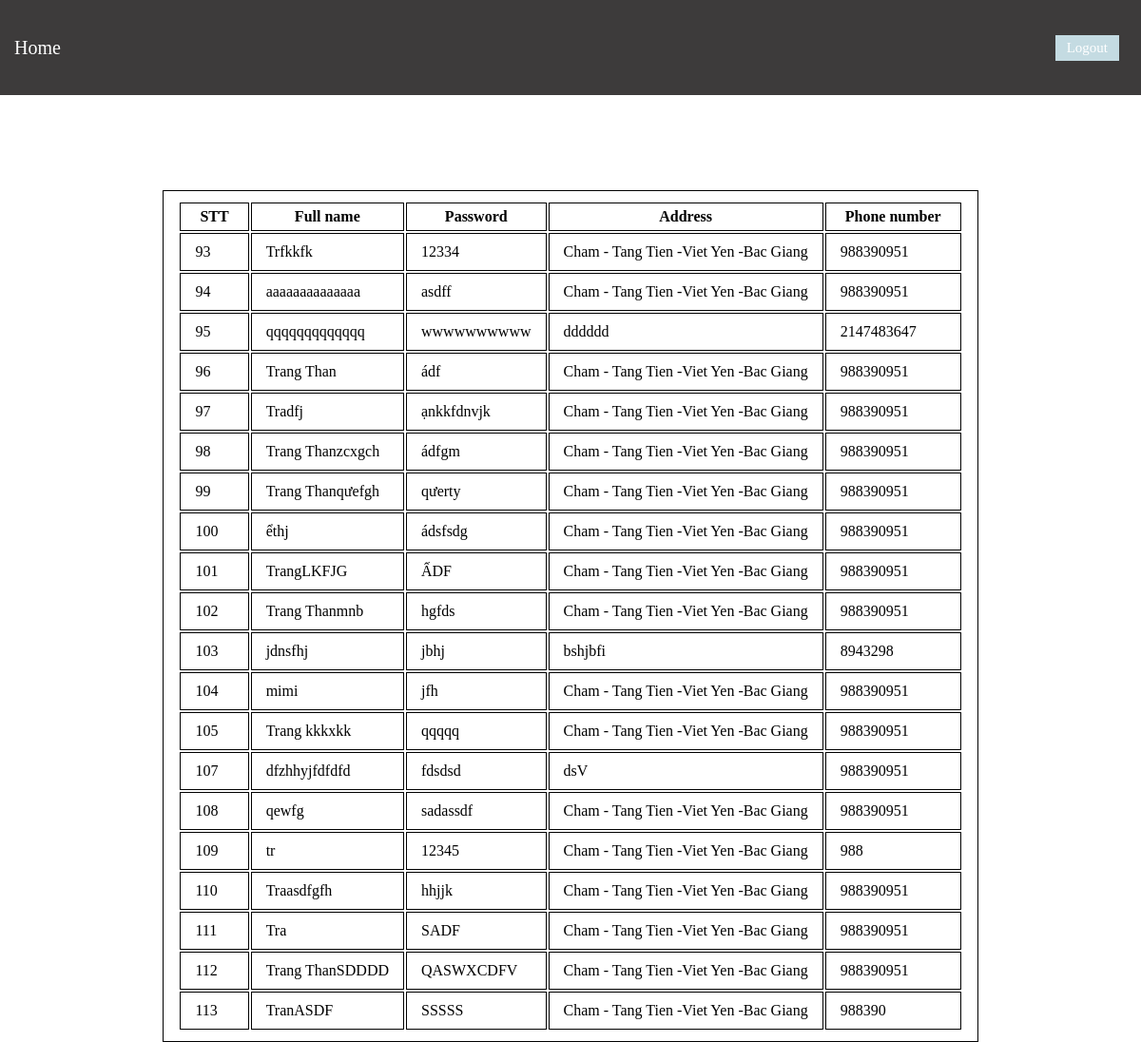
Screenshot of /?action=tableCustomer (signed in) with the database file from the repository.
### tables this page shows
CREATE TABLE `information` (
  `id` int(10) NOT NULL,
  `fullname` varchar(50) NOT NULL,
  `address` varchar(100) NOT NULL,
  `phonenumber` int(10) NOT NULL,
  `password` varchar(10) NOT NULL,
  `level` int(1) NOT NULL
);

### index.php (called while the page is built)
<?php
	include_once 'Controller/controller.php';
	$controller = new Controller();
	$controller->View();

### model/model.php (called while the page is built, shortened)
<?php
class BaseModel{
    private $str_connect;
    public function connectDB(){
        $this->str_connect = new mysqli('localhost','root','','dbcustomer');
        mysqli_set_charset($this->str_connect,'utf8');
    }
    public function Select(){
        $str = 'SELECT *FROM `information`';
        $result = $this->str_connect->query($str);
        if($result->num_rows == 0){
            $data = 0;
        }
        else{
            while ($row = $result->fetch_assoc()) {
                $data[] = $row;
            }
        }
        return $data;
    }
}

### view/tableCustomer.php (the view, shortened to what this page needs)
<?php include_once 'HomePage.php'?>
</head>
</head>
<body>
	<div class="section-container">
		<div class="content content1">
			<table>
				<thead>
					<tr>
						<th>STT</th>
						<th>Full name</th>
						<th>Password</th>
						<th>Address</th>
						<th>Phone number</th>
					</tr>
				</thead>
				<?php
					foreach($data as $item){
				?>
				<tbody>
					<tr>
						<td><?php echo $item['id']; ?></td>
						<td><?php echo $item['fullname']; ?></td>
						<td><?php echo $item['password'];?></td>
						<td><?php echo $item['address']; ?></td>
						<td><?php echo $item['phonenumber']; ?></td>
					</tr>
					<?php } ?>
				</tbody>
			</table>
		</div>
	</div>
</body>
</html>

### view/css/css.css (style rules this page uses)
* { margin: 0; padding: 0; box-sizing: border-box; }
.section-container { display: flex; justify-content: center; padding-top: 100px; }
.content,.box { max-width: 350px; width: 100%; }
.content1 th { padding: 5px 20px; }
.content1 { display: flex; justify-content: center; max-width: 1170px; width: 100%; }
table, table th, table td { border: 1px solid black; padding: 10px 15px; }

### rows the page displays
information: id "93", fullname "Trfkkfk", password "12334", address "Cham - Tang Tien -Viet Yen -Bac Giang", phonenumber "988390951"
information: id "94", fullname "aaaaaaaaaaaaaa", password "asdff", address "Cham - Tang Tien -Viet Yen -Bac Giang", phonenumber "988390951"
information: id "95", fullname "qqqqqqqqqqqqq", password "wwwwwwwwww", address "dddddd", phonenumber "2147483647"
information: id "96", fullname "Trang Than", password "ádf", address "Cham - Tang Tien -Viet Yen -Bac Giang", phonenumber "988390951"
information: id "97", fullname "Tradfj", password "ạnkkfdnvjk", address "Cham - Tang Tien -Viet Yen -Bac Giang", phonenumber "988390951"
information: id "98", fullname "Trang Thanzcxgch", password "ádfgm", address "Cham - Tang Tien -Viet Yen -Bac Giang", phonenumber "988390951"
information: id "99", fullname "Trang Thanqưefgh", password "qưerty", address "Cham - Tang Tien -Viet Yen -Bac Giang", phonenumber "988390951"
information: id "100", fullname "ểthj", password "ádsfsdg", address "Cham - Tang Tien -Viet Yen -Bac Giang", phonenumber "988390951"
information: id "101", fullname "TrangLKFJG", password "ẤDF", address "Cham - Tang Tien -Viet Yen -Bac Giang", phonenumber "988390951"
information: id "102", fullname "Trang Thanmnb", password "hgfds", address "Cham - Tang Tien -Viet Yen -Bac Giang", phonenumber "988390951"
information: id "103", fullname "jdnsfhj", password "jbhj", address "bshjbfi", phonenumber "8943298"
information: id "104", fullname "mimi", password "jfh", address "Cham - Tang Tien -Viet Yen -Bac Giang", phonenumber "988390951"
information: id "105", fullname "Trang kkkxkk", password "qqqqq", address "Cham - Tang Tien -Viet Yen -Bac Giang", phonenumber "988390951"
information: id "107", fullname "dfzhhyjfdfdfd", password "fdsdsd", address "dsV", phonenumber "988390951"
information: id "108", fullname "qewfg", password "sadassdf", address "Cham - Tang Tien -Viet Yen -Bac Giang", phonenumber "988390951"
information: id "109", fullname "tr", password "12345", address "Cham - Tang Tien -Viet Yen -Bac Giang", phonenumber "988"
information: id "110", fullname "Traasdfgfh", password "hhjjk", address "Cham - Tang Tien -Viet Yen -Bac Giang", phonenumber "988390951"
information: id "111", fullname "Tra", password "SADF", address "Cham - Tang Tien -Viet Yen -Bac Giang", phonenumber "988390951"
information: id "112", fullname "Trang ThanSDDDD", password "QASWXCDFV", address "Cham - Tang Tien -Viet Yen -Bac Giang", phonenumber "988390951"
information: id "113", fullname "TranASDF", password "SSSSS", address "Cham - Tang Tien -Viet Yen -Bac Giang", phonenumber "988390"
